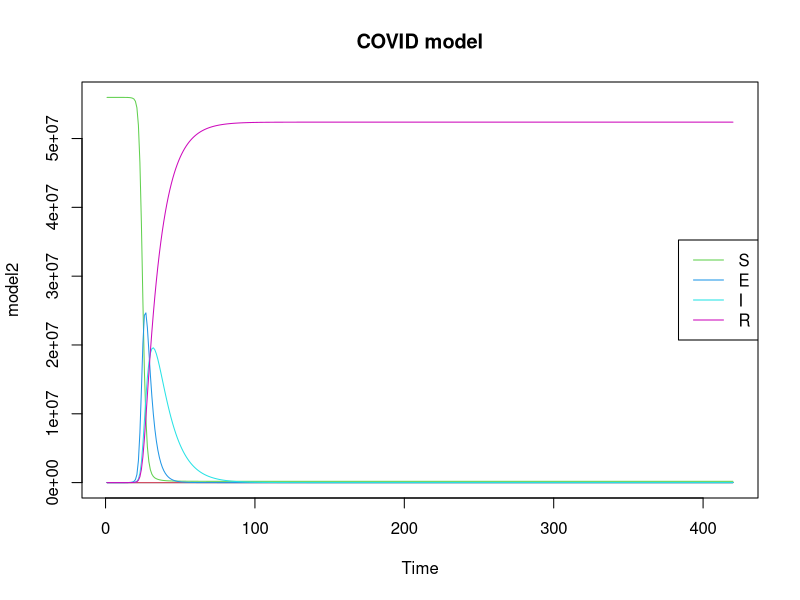

The R script that drew this image: (Note: this script raises an error after producing the figure.)
rm(list=ls())
require(deSolve)
times <- 1:420
N=55977178
sigma <- runif(1, min = 0, max = 1)
## first, simulate a set of random deviates
e <- rnorm(n = length(times) - 1, sd = sqrt(0.01))
## now compute their cumulative sum
e <- c(0, cumsum(e))

beta<- exp(sigma*e)
write.csv(beta,"covidsimbeta.csv")

COVID <- function(time, current_state, params){
  
  with(as.list(c(current_state, params)),{
    
    N <- S+E+I+R
    dt <- 1
    dS <- -beta[t]*S*(0.1*I+E)/N
    dE <- beta[t]*S*(0.1*I+E)/N - E*(1/k+1/gamma)
    dI <- E/k-I*(1/gamma+0.0087)
    dR <- (I+E)/gamma
    
    return(list(c(dt, dS, dE, dI, dR)))
  })
}


params <- c(k=5.6, gamma=11.5)

library('truncnorm')
R0 <- rtruncnorm(1, a=0, b=1, mean = 0.15, sd = 0.15)
E0 <-runif(1,-16, -9)
I0 <-runif(1,-16, -9)
#x <-runif(1, -5,2)
S <- N
R <- R0*S
S <- S - R

E <- exp(E0 + log(S))
S <- S - E
I <- exp(I0 + log(S))
S <- S - I


#initial_state<- c(t=1, S=S, E=E, I=I, R=R)
initial_state <- c(t=1,S=N-1, E=1, I=0, R=0)
model2 <- ode(initial_state, times, COVID, params)
summary(model2)

matplot(model2, type="l", lty=1, main="COVID model", xlab="Time")
legend <- colnames(model2)[3:6]
legend("right", legend=legend, col=3:6, lty = 1)

Z1 <-model1[,4]/1.59

tau1 <- runif(1,0,1)
Y1 <-vector(length = 259)
for (i in 1:259){
  #Y1[i]<- rlnorm(1,log(Z1[i,]/5),tau1)
  Y1[i]<- rlnorm(1,log(Z1[i]/5),tau1)
}
plot(Y1,type='l')
write.csv(Y1,"simY11.csv")
write.csv(model1,"simulatestates1.csv")
